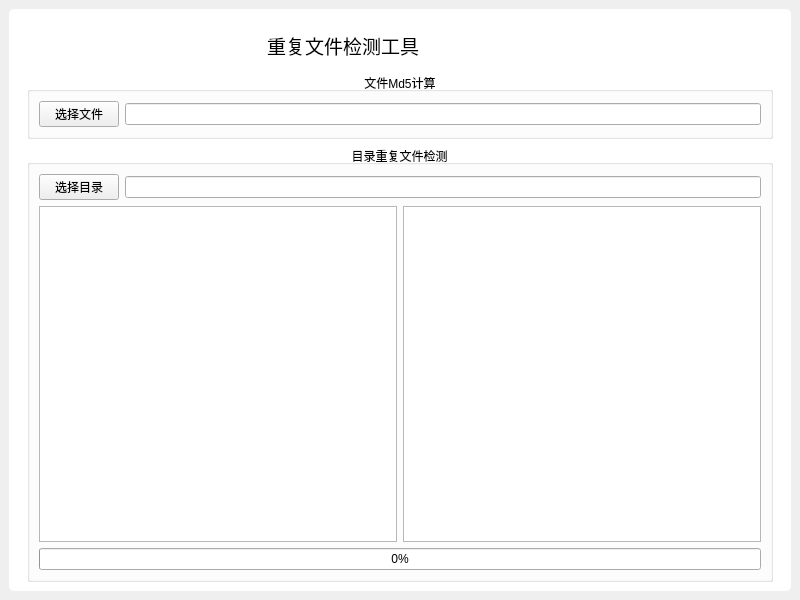
<?xml version="1.0" encoding="UTF-8"?>
<ui version="4.0">
 <class>Widget</class>
 <widget class="QWidget" name="Widget">
  <property name="geometry">
   <rect>
    <x>0</x>
    <y>0</y>
    <width>800</width>
    <height>600</height>
   </rect>
  </property>
  <property name="windowTitle">
   <string>Widget</string>
  </property>
  <layout class="QGridLayout" name="layoutMain">
   <property name="leftMargin">
    <number>9</number>
   </property>
   <property name="topMargin">
    <number>9</number>
   </property>
   <property name="rightMargin">
    <number>9</number>
   </property>
   <property name="bottomMargin">
    <number>9</number>
   </property>
   <item row="0" column="0">
    <widget class="QWidget" name="shadowWidget" native="true">
     <property name="styleSheet">
      <string notr="true">#shadowWidget{
                            background-color: rgb(255, 255, 255);
                            border-radius: 5px;
                            }
                        </string>
     </property>
     <layout class="QGridLayout" name="gridLayout_2">
      <property name="leftMargin">
       <number>9</number>
      </property>
      <property name="topMargin">
       <number>9</number>
      </property>
      <property name="rightMargin">
       <number>9</number>
      </property>
      <property name="bottomMargin">
       <number>0</number>
      </property>
      <property name="spacing">
       <number>0</number>
      </property>
      <item row="0" column="0">
       <layout class="QVBoxLayout" name="verticalLayout">
        <property name="spacing">
         <number>0</number>
        </property>
        <property name="topMargin">
         <number>9</number>
        </property>
        <item>
         <layout class="QHBoxLayout" name="horizontalLayout">
          <property name="spacing">
           <number>0</number>
          </property>
          <property name="leftMargin">
           <number>0</number>
          </property>
          <item>
           <widget class="QLabel" name="labelTitle">
            <property name="sizePolicy">
             <sizepolicy hsizetype="Expanding" vsizetype="Preferred">
              <horstretch>0</horstretch>
              <verstretch>0</verstretch>
             </sizepolicy>
            </property>
            <property name="font">
             <font>
              <family>微软雅黑</family>
              <pointsize>14</pointsize>
             </font>
            </property>
            <property name="text">
             <string>           重复文件检测工具</string>
            </property>
            <property name="alignment">
             <set>Qt::AlignCenter</set>
            </property>
           </widget>
          </item>
          <item>
           <widget class="QPushButton" name="btnMin">
            <property name="minimumSize">
             <size>
              <width>36</width>
              <height>36</height>
             </size>
            </property>
            <property name="maximumSize">
             <size>
              <width>36</width>
              <height>36</height>
             </size>
            </property>
            <property name="font">
             <font>
              <pointsize>14</pointsize>
              <weight>50</weight>
              <bold>false</bold>
             </font>
            </property>
            <property name="styleSheet">
             <string notr="true">QPushButton
                                                        {
                                                        border:none;
                                                        }

                                                        QPushButton:hover
                                                        {
                                                        background-color: rgb(232, 232, 232);
                                                        }
                                                        QPushButton:pressed
                                                        {
                                                        background-color: rgb(162, 162, 162);
                                                        }



                                                    </string>
            </property>
            <property name="text">
             <string/>
            </property>
           </widget>
          </item>
          <item>
           <widget class="QPushButton" name="btnMin_2">
            <property name="enabled">
             <bool>false</bool>
            </property>
            <property name="minimumSize">
             <size>
              <width>30</width>
              <height>36</height>
             </size>
            </property>
            <property name="maximumSize">
             <size>
              <width>30</width>
              <height>36</height>
             </size>
            </property>
            <property name="font">
             <font>
              <pointsize>14</pointsize>
              <weight>50</weight>
              <bold>false</bold>
             </font>
            </property>
            <property name="styleSheet">
             <string notr="true">QPushButton
                                                        {
                                                        border:none;
                                                        }

                                                        QPushButton:hover
                                                        {
                                                        background-color: rgb(232, 232, 232);
                                                        }
                                                        QPushButton:pressed
                                                        {
                                                        background-color: rgb(162, 162, 162);
                                                        }



                                                    </string>
            </property>
            <property name="text">
             <string/>
            </property>
           </widget>
          </item>
          <item>
           <widget class="QPushButton" name="btnMax">
            <property name="minimumSize">
             <size>
              <width>36</width>
              <height>36</height>
             </size>
            </property>
            <property name="maximumSize">
             <size>
              <width>36</width>
              <height>36</height>
             </size>
            </property>
            <property name="font">
             <font>
              <pointsize>14</pointsize>
              <weight>50</weight>
              <bold>false</bold>
             </font>
            </property>
            <property name="styleSheet">
             <string notr="true">QPushButton
                                                        {
                                                        border:none;
                                                        }

                                                        QPushButton:hover
                                                        {
                                                        background-color: rgb(232, 232, 232);
                                                        }
                                                        QPushButton:pressed
                                                        {
                                                        background-color: rgb(162, 162, 162);
                                                        }



                                                    </string>
            </property>
            <property name="text">
             <string/>
            </property>
           </widget>
          </item>
          <item>
           <widget class="QPushButton" name="btnMin_3">
            <property name="enabled">
             <bool>false</bool>
            </property>
            <property name="minimumSize">
             <size>
              <width>30</width>
              <height>36</height>
             </size>
            </property>
            <property name="maximumSize">
             <size>
              <width>30</width>
              <height>36</height>
             </size>
            </property>
            <property name="font">
             <font>
              <pointsize>14</pointsize>
              <weight>50</weight>
              <bold>false</bold>
             </font>
            </property>
            <property name="styleSheet">
             <string notr="true">QPushButton
                                                        {
                                                        border:none;
                                                        }

                                                        QPushButton:hover
                                                        {
                                                        background-color: rgb(232, 232, 232);
                                                        }
                                                        QPushButton:pressed
                                                        {
                                                        background-color: rgb(162, 162, 162);
                                                        }



                                                    </string>
            </property>
            <property name="text">
             <string/>
            </property>
           </widget>
          </item>
          <item>
           <widget class="QPushButton" name="btnClose">
            <property name="minimumSize">
             <size>
              <width>36</width>
              <height>36</height>
             </size>
            </property>
            <property name="maximumSize">
             <size>
              <width>36</width>
              <height>36</height>
             </size>
            </property>
            <property name="font">
             <font>
              <pointsize>14</pointsize>
              <weight>50</weight>
              <bold>false</bold>
             </font>
            </property>
            <property name="styleSheet">
             <string notr="true">QPushButton
                                                        {
                                                        border:none;
                                                        border-top-right-radius: 5px;
                                                        }

                                                        QPushButton:hover
                                                        {
                                                        background-color: rgb(253, 0, 0);
                                                        }
                                                        QPushButton:pressed
                                                        {
                                                        background-color: rgb(211, 0, 0);
                                                        }



                                                    </string>
            </property>
            <property name="text">
             <string/>
            </property>
           </widget>
          </item>
         </layout>
        </item>
        <item>
         <widget class="QWidget" name="widget" native="true">
          <property name="sizePolicy">
           <sizepolicy hsizetype="Preferred" vsizetype="Expanding">
            <horstretch>0</horstretch>
            <verstretch>0</verstretch>
           </sizepolicy>
          </property>
          <layout class="QGridLayout" name="gridLayout_4">
           <item row="0" column="0">
            <widget class="QGroupBox" name="groupBox">
             <property name="layoutDirection">
              <enum>Qt::LeftToRight</enum>
             </property>
             <property name="title">
              <string>文件Md5计算</string>
             </property>
             <property name="alignment">
              <set>Qt::AlignCenter</set>
             </property>
             <layout class="QGridLayout" name="gridLayout">
              <item row="0" column="0">
               <widget class="QPushButton" name="btnSelectFile">
                <property name="text">
                 <string>选择文件</string>
                </property>
               </widget>
              </item>
              <item row="0" column="1">
               <widget class="QLineEdit" name="leMd5Show"/>
              </item>
             </layout>
            </widget>
           </item>
           <item row="1" column="0">
            <widget class="QGroupBox" name="groupBox_2">
             <property name="title">
              <string>目录重复文件检测</string>
             </property>
             <property name="alignment">
              <set>Qt::AlignCenter</set>
             </property>
             <layout class="QGridLayout" name="gridLayout_3">
              <item row="0" column="0">
               <layout class="QHBoxLayout" name="horizontalLayout_2">
                <item>
                 <widget class="QPushButton" name="btnSelectDir">
                  <property name="text">
                   <string>选择目录</string>
                  </property>
                 </widget>
                </item>
                <item>
                 <widget class="QLineEdit" name="lineDIrShow"/>
                </item>
               </layout>
              </item>
              <item row="1" column="0">
               <layout class="QHBoxLayout" name="horizontalLayout_3">
                <item>
                 <widget class="QListWidget" name="listWidget"/>
                </item>
                <item>
                 <widget class="QListWidget" name="listWidget_2"/>
                </item>
               </layout>
              </item>
              <item row="2" column="0">
               <widget class="QProgressBar" name="progressBar">
                <property name="value">
                 <number>0</number>
                </property>
               </widget>
              </item>
             </layout>
            </widget>
           </item>
          </layout>
         </widget>
        </item>
       </layout>
      </item>
     </layout>
    </widget>
   </item>
  </layout>
 </widget>
 <resources/>
 <connections/>
</ui>
